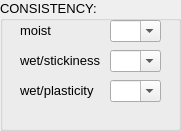
     <widget class="QGroupBox" name="groupBox_8">
      <property name="geometry">
       <rect>
        <x>20</x>
        <y>260</y>
        <width>181</width>
        <height>131</height>
       </rect>
      </property>
      <property name="font">
       <font>
        <pointsize>10</pointsize>
       </font>
      </property>
      <property name="title">
       <string>CONSISTENCY:</string>
      </property>
      <widget class="QLabel" name="label_264">
       <property name="geometry">
        <rect>
         <x>20</x>
         <y>20</y>
         <width>41</width>
         <height>20</height>
        </rect>
       </property>
       <property name="font">
        <font>
         <pointsize>10</pointsize>
        </font>
       </property>
       <property name="text">
        <string>moist</string>
       </property>
      </widget>
      <widget class="QLabel" name="label_225">
       <property name="geometry">
        <rect>
         <x>20</x>
         <y>50</y>
         <width>91</width>
         <height>21</height>
        </rect>
       </property>
       <property name="font">
        <font>
         <pointsize>10</pointsize>
        </font>
       </property>
       <property name="text">
        <string>wet/stickiness</string>
       </property>
      </widget>
      <widget class="QLabel" name="label_247">
       <property name="geometry">
        <rect>
         <x>20</x>
         <y>80</y>
         <width>81</width>
         <height>21</height>
        </rect>
       </property>
       <property name="font">
        <font>
         <pointsize>10</pointsize>
        </font>
       </property>
       <property name="text">
        <string>wet/plasticity</string>
       </property>
      </widget>
      <widget class="QComboBox" name="Consistence_Moist_CB_Hor_1">
       <property name="geometry">
        <rect>
         <x>110</x>
         <y>20</y>
         <width>51</width>
         <height>22</height>
        </rect>
       </property>
       <property name="editable">
        <bool>true</bool>
       </property>
      </widget>
      <widget class="QComboBox" name="Consistence_Stickiness_CB_Hor_1">
       <property name="geometry">
        <rect>
         <x>110</x>
         <y>50</y>
         <width>51</width>
         <height>22</height>
        </rect>
       </property>
       <property name="editable">
        <bool>true</bool>
       </property>
      </widget>
      <widget class="QComboBox" name="Consistence_Plasticity_CB_Hor_1">
       <property name="geometry">
        <rect>
         <x>110</x>
         <y>80</y>
         <width>51</width>
         <height>22</height>
        </rect>
       </property>
       <property name="editable">
        <bool>true</bool>
       </property>
      </widget>
     </widget>
